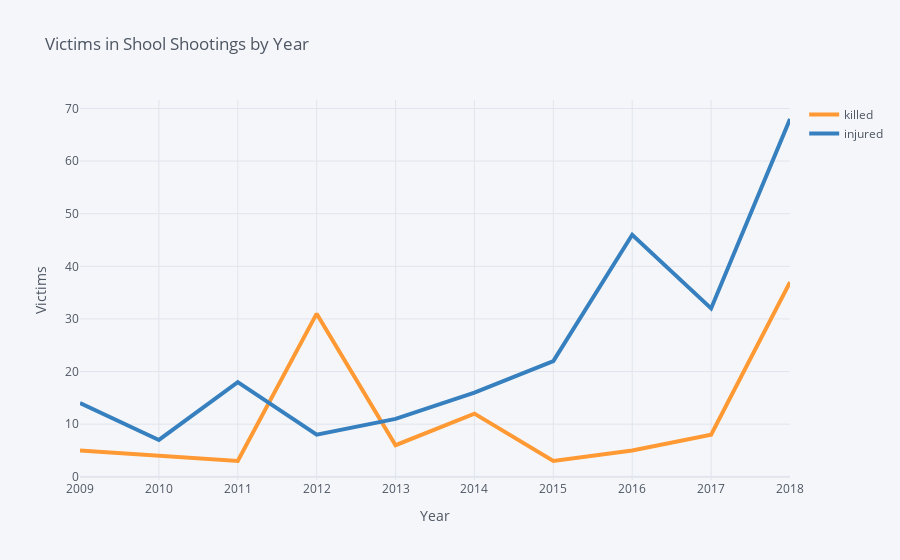

Notebook code cell kept with this figure:
### Code cell
victims.iplot(x='year', xTitle='Year', yTitle='Victims', title='Victims in Shool Shootings by Year', width=4)

### Figure 1 — Plotly figure (JSON) as saved in the notebook; plotly's stock layout.template omitted (floating-point values rounded to 4 significant figures)
{"data": [{"line": {"color": "rgba(255, 153, 51, 1.0)", "dash": "solid", "shape": "linear", "width": 4}, "mode": "lines", "name": "killed", "text": "", "type": "scatter", "x": [2009, 2010, 2011, 2012, 2013, 2014, 2015, 2016, 2017, 2018], "y": [5, 4, 3, 31, 6, 12, 3, 5, 8, 37]}, {"line": {"color": "rgba(55, 128, 191, 1.0)", "dash": "solid", "shape": "linear", "width": 4}, "mode": "lines", "name": "injured", "text": "", "type": "scatter", "x": [2009, 2010, 2011, 2012, 2013, 2014, 2015, 2016, 2017, 2018], "y": [14, 7, 18, 8, 11, 16, 22, 46, 32, 68]}], "layout": {"legend": {"bgcolor": "#F5F6F9", "font": {"color": "#4D5663"}}, "paper_bgcolor": "#F5F6F9", "plot_bgcolor": "#F5F6F9", "title": {"font": {"color": "#4D5663"}, "text": "Victims in Shool Shootings by Year"}, "xaxis": {"gridcolor": "#E1E5ED", "showgrid": true, "tickfont": {"color": "#4D5663"}, "title": {"font": {"color": "#4D5663"}, "text": "Year"}, "zerolinecolor": "#E1E5ED"}, "yaxis": {"gridcolor": "#E1E5ED", "showgrid": true, "tickfont": {"color": "#4D5663"}, "title": {"font": {"color": "#4D5663"}, "text": "Victims"}, "zerolinecolor": "#E1E5ED"}}}
